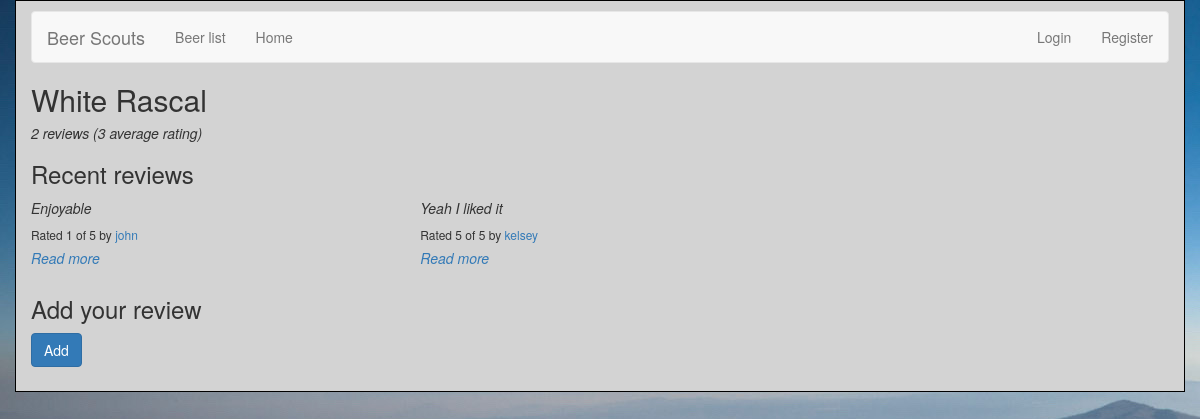
Before: /reviews/beer/164/ with the older database file.
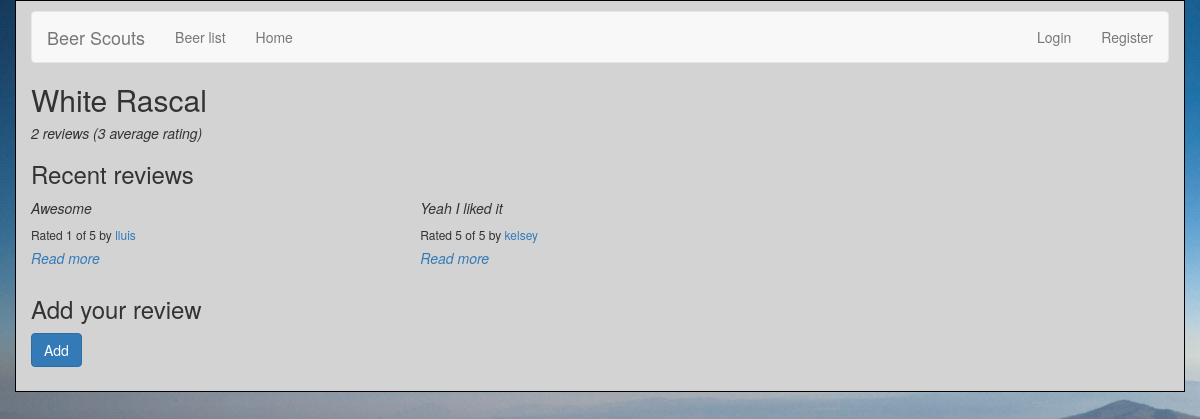
After: the same page with the newer database file.
### reviews/models.py (models this page shows)
class Review(models.Model):
    RATING_CHOICES = (
        (1, '1'),
        (2, '2'),
        (3, '3'),
        (4, '4'),
        (5, '5'),
    )
    beer = models.ForeignKey(Beer, on_delete=models.CASCADE,)
    pub_date = models.DateTimeField('date published')
    user_name = models.CharField(max_length=100)
    comment = models.CharField(max_length=200)
    rating = models.IntegerField(choices=RATING_CHOICES)

### reviews/views.py (the view)
# urls.py: re_path(r'^beer/(?P<beer_id>[0-9]+)/$', views.beer_detail, name='beer_detail'),
def beer_detail(request, beer_id):
    beer = get_object_or_404(Beer, pk=beer_id)
    return render(request, 'reviews/beer_detail.html', {'beer': beer})

### reviews/models.py (called while the page is built)
    def average_rating(self):
        return self.review_set.aggregate(Avg('rating'))['rating__avg']

### reviews/templates/reviews/beer_detail.html (shortened to what this page needs)
{% extends 'base.html' %}
{% load bootstrap3 %}
{% block title %}
<h2>{{ beer.name }}</h2>
<h5>{{ beer.review_set.count }} reviews ({{ beer.average_rating | floatformat }} average rating)</h5>
{% endblock %}
{% block content %}
<h3>Recent reviews</h3>
{% if beer.review_set.all %}
<div class="row">
    {% for review in beer.review_set.all %}
    <div class="col-xs-6 col-lg-4">
        <em>{{ review.comment }}</em>
        <h6>Rated {{ review.rating }} of 5 by <a href="{% url 'reviews:user_review_list' review.user_name %}" >{{ review.user_name }}</a></h6>
        <h5><a href="{% url 'reviews:review_detail' review.id %}">
        Read more
        </a></h5>
    </div>
    {% endfor %}
</div>
{% else %}
<p>No reviews for this beer yet</p>
{% endif %}
<h3>Add your review</h3>
<form action="{% url 'reviews:add_review' beer.id %}" method="post" class="form">
    {% buttons %}
    <button type="submit" class="btn btn-primary">
      {% bootstrap_icon "star" %} Add
    </button>
    {% endbuttons %}
</form>
{% endblock %}

Changed rows visible on the page:
changed Review: comment "Enjoyable" → "Awesome"; user_name "john" → "lluis"
